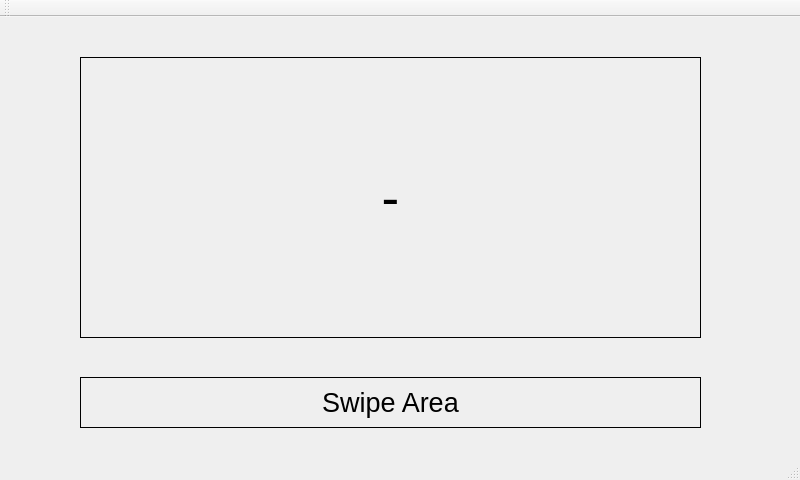
<?xml version="1.0" encoding="UTF-8"?>
<ui version="4.0">
 <class>MainWindow</class>
 <widget class="QMainWindow" name="MainWindow">
  <property name="geometry">
   <rect>
    <x>0</x>
    <y>0</y>
    <width>800</width>
    <height>480</height>
   </rect>
  </property>
  <property name="windowTitle">
   <string>MainWindow</string>
  </property>
  <widget class="QWidget" name="centralwidget">
   <widget class="QLabel" name="img_label">
    <property name="geometry">
     <rect>
      <x>80</x>
      <y>40</y>
      <width>621</width>
      <height>281</height>
     </rect>
    </property>
    <property name="font">
     <font>
      <pointsize>40</pointsize>
     </font>
    </property>
    <property name="frameShape">
     <enum>QFrame::Box</enum>
    </property>
    <property name="text">
     <string>-</string>
    </property>
    <property name="alignment">
     <set>Qt::AlignCenter</set>
    </property>
   </widget>
   <widget class="QLabel" name="swipe_area">
    <property name="geometry">
     <rect>
      <x>80</x>
      <y>360</y>
      <width>621</width>
      <height>51</height>
     </rect>
    </property>
    <property name="font">
     <font>
      <pointsize>20</pointsize>
     </font>
    </property>
    <property name="frameShape">
     <enum>QFrame::Box</enum>
    </property>
    <property name="text">
     <string>Swipe Area</string>
    </property>
    <property name="alignment">
     <set>Qt::AlignCenter</set>
    </property>
   </widget>
  </widget>
  <widget class="QMenuBar" name="menubar">
   <property name="geometry">
    <rect>
     <x>0</x>
     <y>0</y>
     <width>800</width>
     <height>22</height>
    </rect>
   </property>
  </widget>
  <widget class="QStatusBar" name="statusbar"/>
  <widget class="QToolBar" name="toolBar">
   <property name="windowTitle">
    <string>toolBar</string>
   </property>
   <attribute name="toolBarArea">
    <enum>TopToolBarArea</enum>
   </attribute>
   <attribute name="toolBarBreak">
    <bool>false</bool>
   </attribute>
  </widget>
 </widget>
 <resources/>
 <connections/>
</ui>
